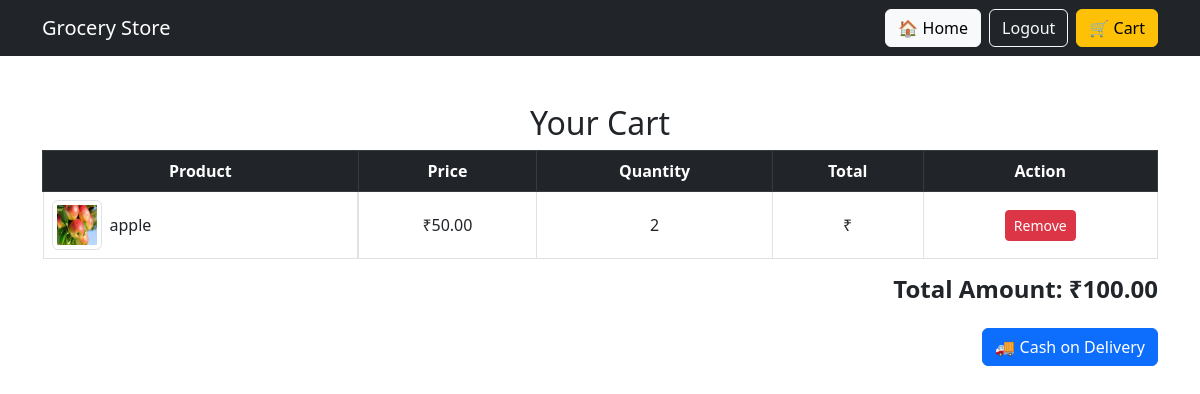
The app's page /cart/ (signed in) with its own data.
### groceryapp/models.py (models this page shows, shortened)
class Cart(models.Model):
    id = models.BigAutoField(primary_key=True)
    user = models.ForeignKey(User, on_delete=models.CASCADE)
    product = models.ForeignKey(Product, on_delete=models.CASCADE)
    quantity = models.IntegerField(default=1)

class Product(models.Model):
    name = models.CharField(max_length=200, unique=True)
    price = models.DecimalField(max_digits=10, decimal_places=2)
    image = models.ImageField(upload_to='product_images/', null=True, blank=True)
    description = models.TextField(blank=True)
    created_at = models.DateTimeField(auto_now_add=True)
    updated_at = models.DateTimeField(auto_now=True)

### groceryapp/views.py (the view)
# urls.py: path("cart/", views.cart, name="cart"),
@login_required
def cart(request):
    cart_items = Cart.objects.filter(user=request.user)
    total_amount = sum(item.product.price * item.quantity for item in cart_items)
    user_has_address = Address.objects.filter(user=request.user).exists()
    return render(request, "myapp/cart.html", {
        "cart_items": cart_items,
        "total_amount": total_amount,
        "user_has_address": user_has_address
    })

### groceryapp/templates/myapp/cart.html (shortened to what this page needs)
<!DOCTYPE html>
<html lang="en">
<head>
    <link rel="stylesheet" href="https://cdn.jsdelivr.net/npm/bootstrap@5.3.0/dist/css/bootstrap.min.css">
</head>
<body>
<nav class="navbar navbar-expand-lg navbar-dark bg-dark">
    <div class="container">
        <a class="navbar-brand" href="{% url 'home' %}">Grocery Store</a>
        <div class="collapse navbar-collapse" id="navbarNav">
            <ul class="navbar-nav ms-auto">
                <li class="nav-item">
                    <a class="btn btn-light me-2" href="{% url 'home' %}">🏠 Home</a>
                </li>
                {% if user.is_authenticated %}
                    <li class="nav-item">
                        <a class="btn btn-outline-light me-2" href="{% url 'logout' %}">Logout</a>
                    </li>
                {% else %}
                    <li class="nav-item">
                        <a class="btn btn-outline-light me-2" href="{% url 'login' %}">Login</a>
                    </li>
                {% endif %}
                <li class="nav-item">
                    <a class="btn btn-warning" href="{% url 'cart' %}">🛒 Cart</a>
                </li>
            </ul>
        </div>
    </div>
</nav>
<div class="container mt-5">
    <h2 class="text-center">Your Cart</h2>
    {% if cart_items %}
        <table class="table table-bordered text-center align-middle">
            <thead class="table-dark">
                <tr>
                    <th>Product</th>
                    <th>Price</th>
                    <th>Quantity</th>
                    <th>Total</th>
                    <th>Action</th>
                </tr>
            </thead>
            <tbody>
                {% for item in cart_items %}
                <tr>
                    <td class="d-flex align-items-center">
                        <img src="{{ item.product.image.url }}" alt="{{ item.product.name }}" class="img-thumbnail me-2" style="width: 50px; height: 50px; object-fit: cover;">
                        {{ item.product.name }}
                    </td>
                    <td>₹{{ item.product.price|floatformat:2 }}</td>
                    <td>{{ item.quantity }}</td>
                    <td>₹{{ item.total_price|floatformat:2 }}</td>
                    <td>
                        <a href="{% url 'remove_from_cart' item.product.id %}" class="btn btn-danger btn-sm">Remove</a>
                    </td>
                </tr>
                {% endfor %}
            </tbody>
        </table>
        <div class="text-end">
            <h4><strong>Total Amount: ₹{{ total_amount|floatformat:2 }}</strong></h4>
            {% if user_has_address %}
                <form method="POST" action="{% url 'cod_payment' %}">
                    <button type="submit" class="btn btn-primary mt-3">🚚 Cash on Delivery</button>
                </form>
            {% else %}
                <a href="{% url 'checkout' %}" class="btn btn-warning mt-3">Enter Address</a>
            {% endif %}
        </div>
    {% else %}
        <p class="text-center">Your cart is empty.</p>
    {% endif %}
</div>
</body>
</html>

### records on screen
Cart: product.image (picture), product.name "apple", product.price "50.00", quantity "2"

### other values on screen
{{ total_amount|floatformat:2 }} "100.00"
